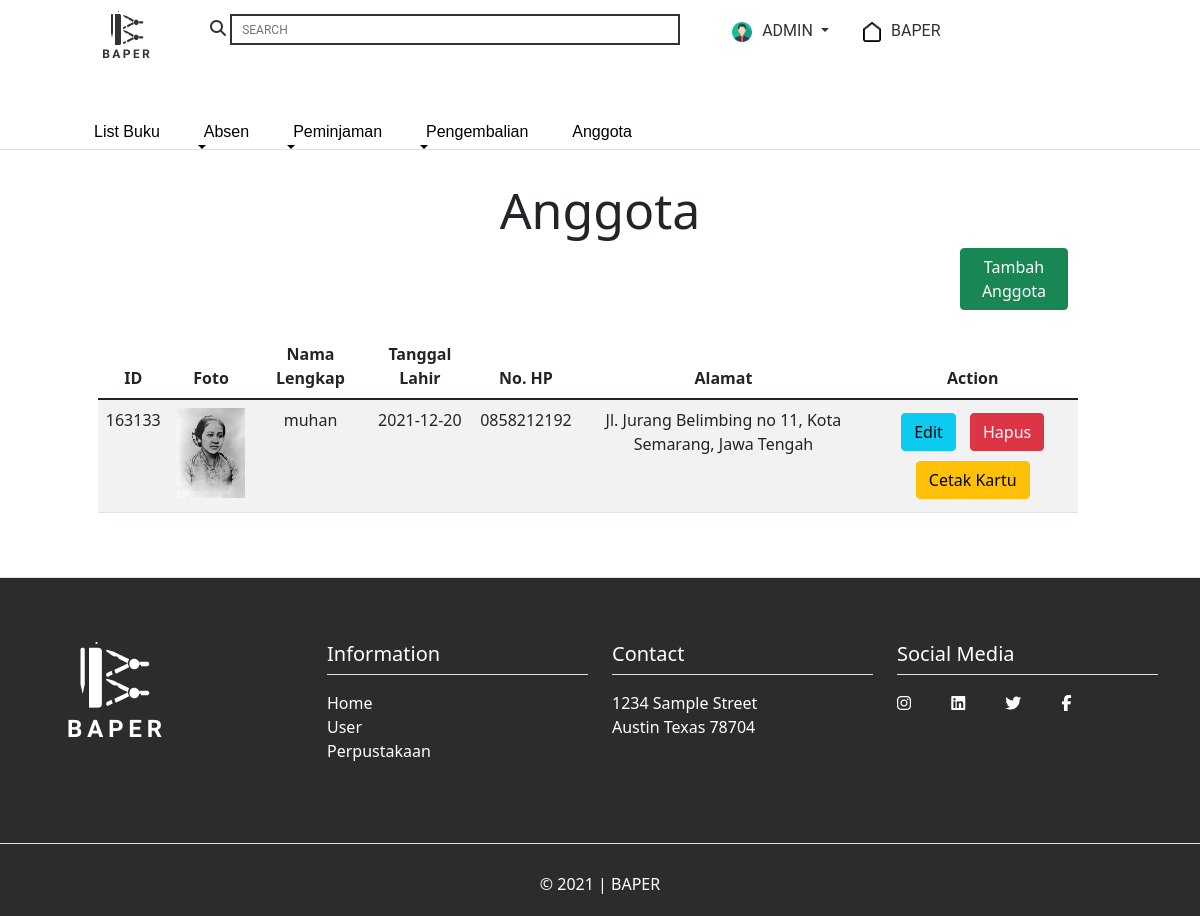
Page /anggota_admin.php (signed in) on the earlier database version.
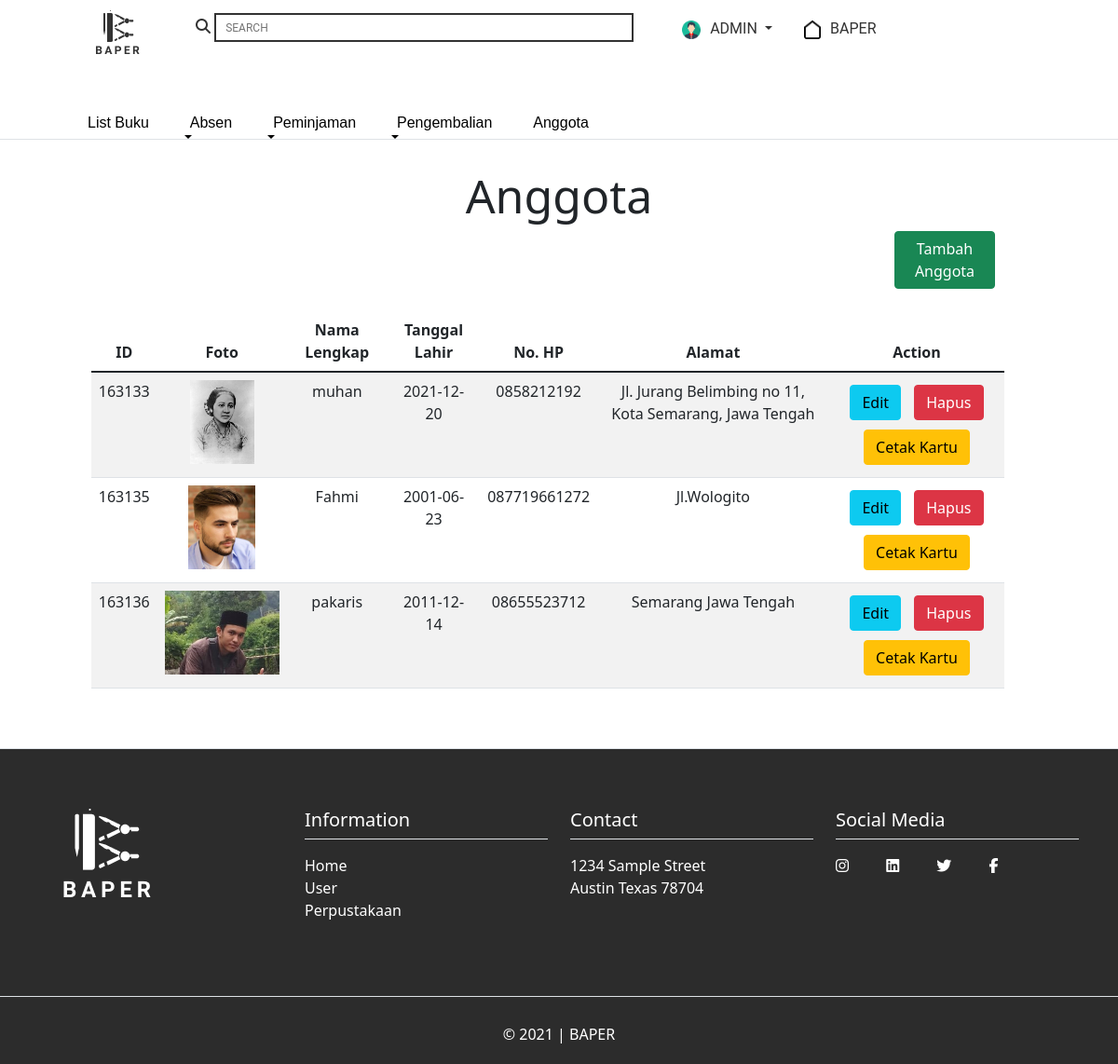
Same page on the later database version.
### tables this page shows
CREATE TABLE `user` (
  `id_user` int(11) NOT NULL,
  `email` varchar(50) NOT NULL,
  `nama_user` varchar(50) NOT NULL,
  `tanggal_lahir` date NOT NULL,
  `gambar` varchar(255) NOT NULL,
  `hp` varchar(50) NOT NULL,
  `alamat` varchar(255) NOT NULL,
  `tipe` int(11) NOT NULL,
  `password` varchar(255) NOT NULL
);

### anggota_admin.php (the view, shortened to what this page needs)
<?php
include('./db_login.php');
$query = "select * from user WHERE tipe=2";
$kerr = $db->query($query);
?>
<!DOCTYPE html>
<html lang="en">
<head>
    <link href="https://cdn.jsdelivr.net/npm/bootstrap@5.1.3/dist/css/bootstrap.min.css" rel="stylesheet" />
    <link rel="stylesheet" href="Front end/style/index_admin.css" />
</head>
<body>
    <?php
    include('nav_admin.php');
    ?>
    <header>
        <div class="container text-center" style="padding-top: 15%" ;>
            <div class="row">
                <div class="col">
                    <div class="hd-anggota">
                        <h1 style="font-size: 50px;">Anggota</h1>
                    </div>
                </div>
            </div>
        </div>
    </header>
    <main>
        <div class="container color-white" style=" padding-left: 70%; width: 80%;">
            <div class="row">
                <div class="col">
                    <div class="tmb-book">
                        <a href="tambah_anggota.php" class="btn btn-success btn-xxl">Tambah Anggota</a>
                    </div>
                </div>
            </div>
        </div>
        <div class="container text-center" style="padding-top: 2%;">
            <div class="row" style="padding-left: 5%; padding-right: 5%; width: 100%;">
                <div class="col-md-12">
                    <table class="table table-striped">
                        <thead>
                            <tr>
                                <th>ID</th>
                                <th>Foto</th>
                                <th>Nama Lengkap</th>
                                <th>Tanggal Lahir</th>
                                <th>No. HP</th>
                                <th>Alamat</th>
                                <th>Action</th>
                            </tr>
                        </thead>
                        <tbody>
                            <?php
                            if (!$kerr) {
                                die($db->error);
                            } else {
                                while ($row = $kerr->fetch_object()) {
                                    $nama = $row->nama_user;
                                    $id = $row->id_user;
                                    $tgl = $row->tanggal_lahir;
                                    $foto = $row->gambar;
                                    $hp = $row->hp;
                                    $alamat = $row->alamat;
                                    echo '
                                 <tr>
                                <td>' . $id . '</td>
                                <td>
                                    <img src="./Front end/image/' . $foto . '" alt="" style="height: 90px;">
                                </td>
                                <td>' . $nama . '</td>
                                <td>' . $tgl . '</td>
                                <td>' . $hp . '</td>
                                <td>' . $alamat . '</td>
                                <td>
                                    <div class="actn">
                                        <a href="./edit_anggota.php?id=' . $id . '" class="btn btn-info btn-md">Edit</a>
                                        <a href="./hapus_anggota.php?id=' . $id . '" onclick = " return confirm (\'Apakah Anda Yakin Ingin Menghapus?\')"  class="btn btn-danger btn-md">Hapus</a>
                                        <a href="./cetak_kartu.php?id=' . $id . '" class="btn btn-warning btn-md">Cetak Kartu</a>
                                    </div>
                                </td>
                            </tr>
                           ';
                                }
                            } ?>
                        </tbody>
                    </table>
                </div>
            </div>
        </div>
    </main>
    <?php
    include('footer.php')
    ?>
</body>
</html>

Differences in the rows shown:
added user: id_user "163135", gambar (picture), nama_user "Fahmi", tanggal_lahir "2001-06-23", hp "087719661272", alamat "Jl.Wologito"
added user: id_user "163136", gambar (picture), nama_user "pakaris", tanggal_lahir "2011-12-14", hp "08655523712", alamat "Semarang Jawa Tengah"
